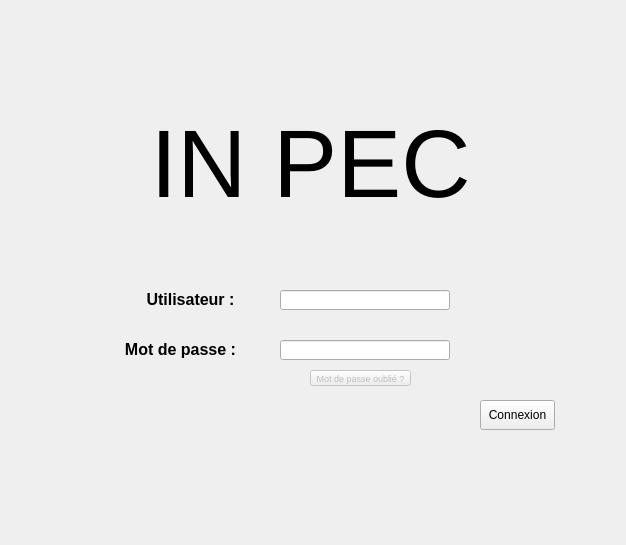
<?xml version="1.0" encoding="UTF-8"?>
<ui version="4.0">
 <class>Frame</class>
 <widget class="QFrame" name="Frame">
  <property name="geometry">
   <rect>
    <x>0</x>
    <y>0</y>
    <width>626</width>
    <height>545</height>
   </rect>
  </property>
  <property name="windowTitle">
   <string>Frame</string>
  </property>
  <widget class="QLabel" name="label_logo">
   <property name="enabled">
    <bool>true</bool>
   </property>
   <property name="geometry">
    <rect>
     <x>0</x>
     <y>90</y>
     <width>621</width>
     <height>151</height>
    </rect>
   </property>
   <property name="font">
    <font>
     <pointsize>72</pointsize>
    </font>
   </property>
   <property name="text">
    <string>&lt;html&gt;&lt;head/&gt;&lt;body&gt;&lt;p align=&quot;center&quot;&gt;IN PEC&lt;/p&gt;&lt;/body&gt;&lt;/html&gt;</string>
   </property>
  </widget>
  <widget class="QLabel" name="label_utilisateur">
   <property name="geometry">
    <rect>
     <x>110</x>
     <y>285</y>
     <width>161</width>
     <height>30</height>
    </rect>
   </property>
   <property name="font">
    <font>
     <pointsize>12</pointsize>
     <weight>75</weight>
     <bold>true</bold>
    </font>
   </property>
   <property name="text">
    <string>&lt;html&gt;&lt;head/&gt;&lt;body&gt;&lt;p align=&quot;center&quot;&gt;Utilisateur :&lt;/p&gt;&lt;/body&gt;&lt;/html&gt;</string>
   </property>
  </widget>
  <widget class="QLineEdit" name="lineEdit_utilisateur">
   <property name="geometry">
    <rect>
     <x>280</x>
     <y>290</y>
     <width>170</width>
     <height>20</height>
    </rect>
   </property>
  </widget>
  <widget class="QLabel" name="label_mdp">
   <property name="geometry">
    <rect>
     <x>90</x>
     <y>335</y>
     <width>181</width>
     <height>30</height>
    </rect>
   </property>
   <property name="font">
    <font>
     <pointsize>12</pointsize>
     <weight>75</weight>
     <bold>true</bold>
    </font>
   </property>
   <property name="text">
    <string>&lt;html&gt;&lt;head/&gt;&lt;body&gt;&lt;p align=&quot;center&quot;&gt;Mot de passe :&lt;/p&gt;&lt;/body&gt;&lt;/html&gt;</string>
   </property>
  </widget>
  <widget class="QPushButton" name="pushButton_connexion">
   <property name="geometry">
    <rect>
     <x>480</x>
     <y>400</y>
     <width>75</width>
     <height>30</height>
    </rect>
   </property>
   <property name="text">
    <string>Connexion</string>
   </property>
  </widget>
  <widget class="QPushButton" name="pushButton_mdpOublie">
   <property name="enabled">
    <bool>false</bool>
   </property>
   <property name="geometry">
    <rect>
     <x>310</x>
     <y>370</y>
     <width>101</width>
     <height>16</height>
    </rect>
   </property>
   <property name="maximumSize">
    <size>
     <width>101</width>
     <height>16</height>
    </size>
   </property>
   <property name="font">
    <font>
     <pointsize>7</pointsize>
    </font>
   </property>
   <property name="text">
    <string>Mot de passe oublié ?</string>
   </property>
  </widget>
  <widget class="QLineEdit" name="lineEdit_mdp">
   <property name="geometry">
    <rect>
     <x>280</x>
     <y>340</y>
     <width>170</width>
     <height>20</height>
    </rect>
   </property>
   <property name="echoMode">
    <enum>QLineEdit::Password</enum>
   </property>
  </widget>
 </widget>
 <resources/>
 <connections/>
</ui>
